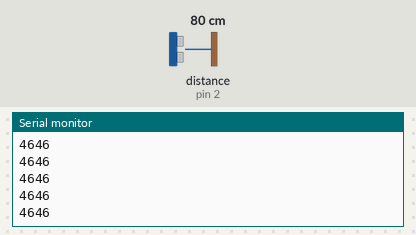
Bench run of a sketch on a simulated Arduino Uno, built with avr-gcc and run on an emulated ATmega328P. Parts: the last lines printed to the serial monitor. Wiring (inferred from the names in the program): ultrasonic range finder: trigger pin 3; echo pin 2. Inputs (shaded band) come from the test bench; at power-on: distance to the obstacle (sensor on pin 2) 80 cm. The echo pulse lasts 58.3 µs per cm.

Above: at 1.2 s.
1.3 s: distance to the obstacle (sensor on pin 2) set to 2 cm
At 1.38 s:
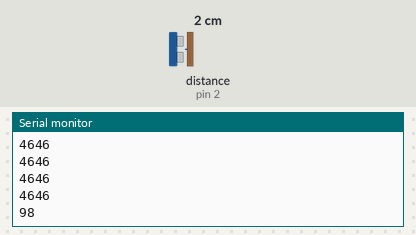
2.8 s: distance to the obstacle (sensor on pin 2) set to 4 cm
At 2.89 s:
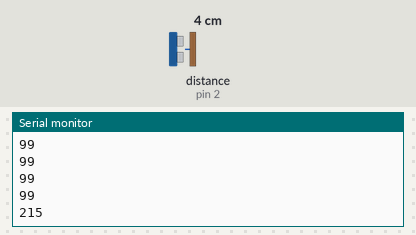
Timing chart, 0 to 5.8 s (numbered marks = the images above; inputs shaded):
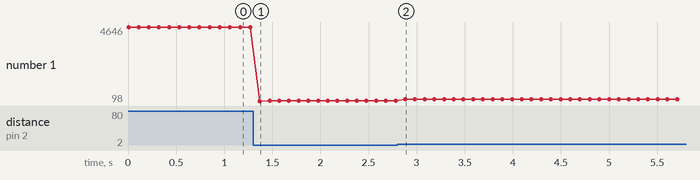

Measured:
- after the input at 1.3 s, the serial monitor: prints a new line after 0.07 s (image 1)
- after the input at 2.8 s, the serial monitor: prints a new line after 0.08 s (image 2)
- plotted number 1: 4646 → 99 after the input at 1.3 s, 99 → 216 after the input at 2.8 s

The sketch:

MAE170_Lab8_Part3_Ultrasonic.ino
```cpp
int trigPin = 3;
int echoPin = 2;
long duration;
int distance;

void setup() {
	pinMode(trigPin, OUTPUT);
	pinMode(echoPin, INPUT);
	Serial.begin(9600);
}

void loop() {
	digitalWrite(trigPin, LOW);
	delayMicroseconds(2);
	digitalWrite(trigPin,HIGH);
	delayMicroseconds(10);
	digitalWrite(trigPin,LOW);
	duration=pulseIn(echoPin,HIGH);
	Serial.println(duration);
	delay(100);
}
```
